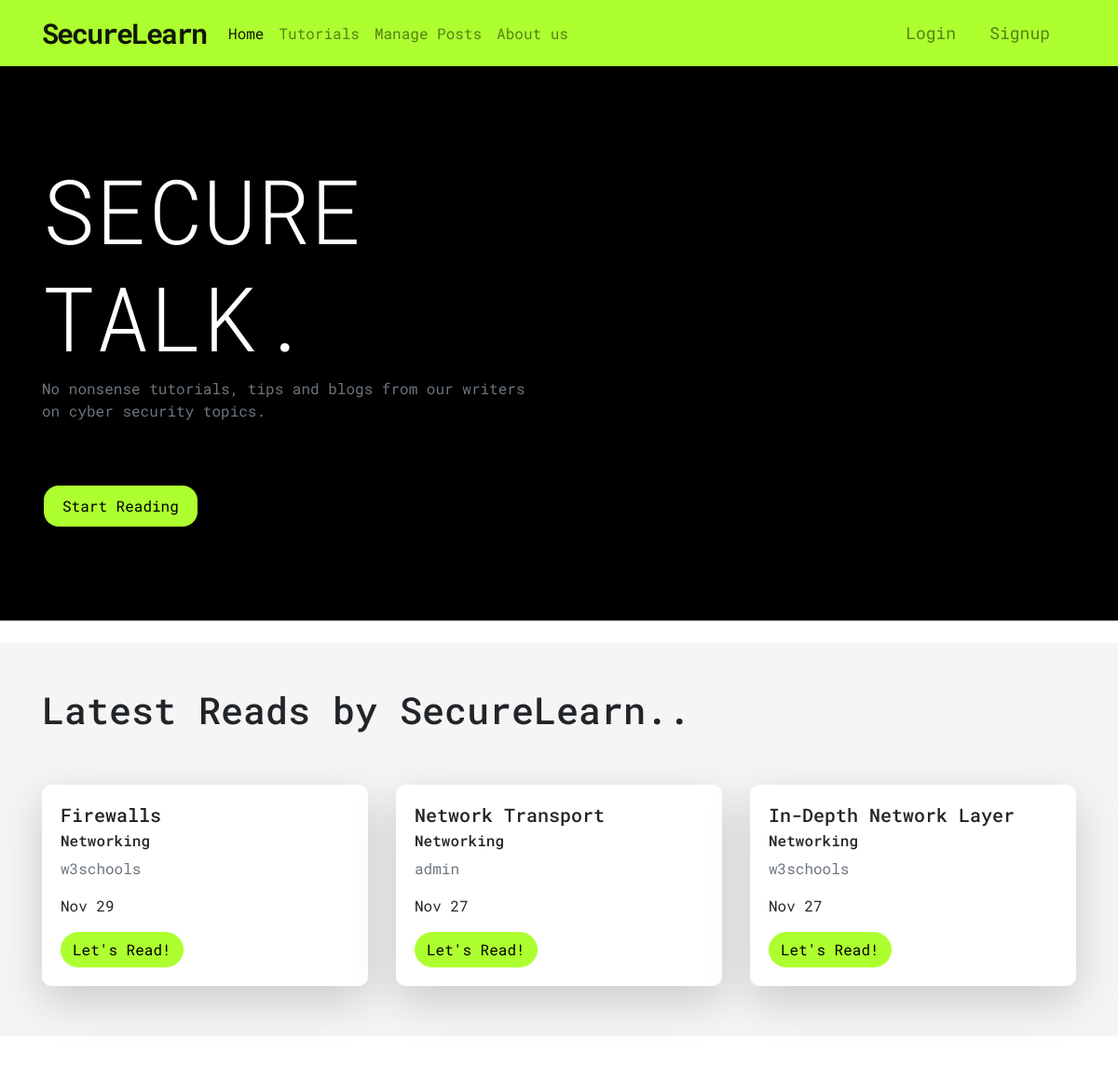
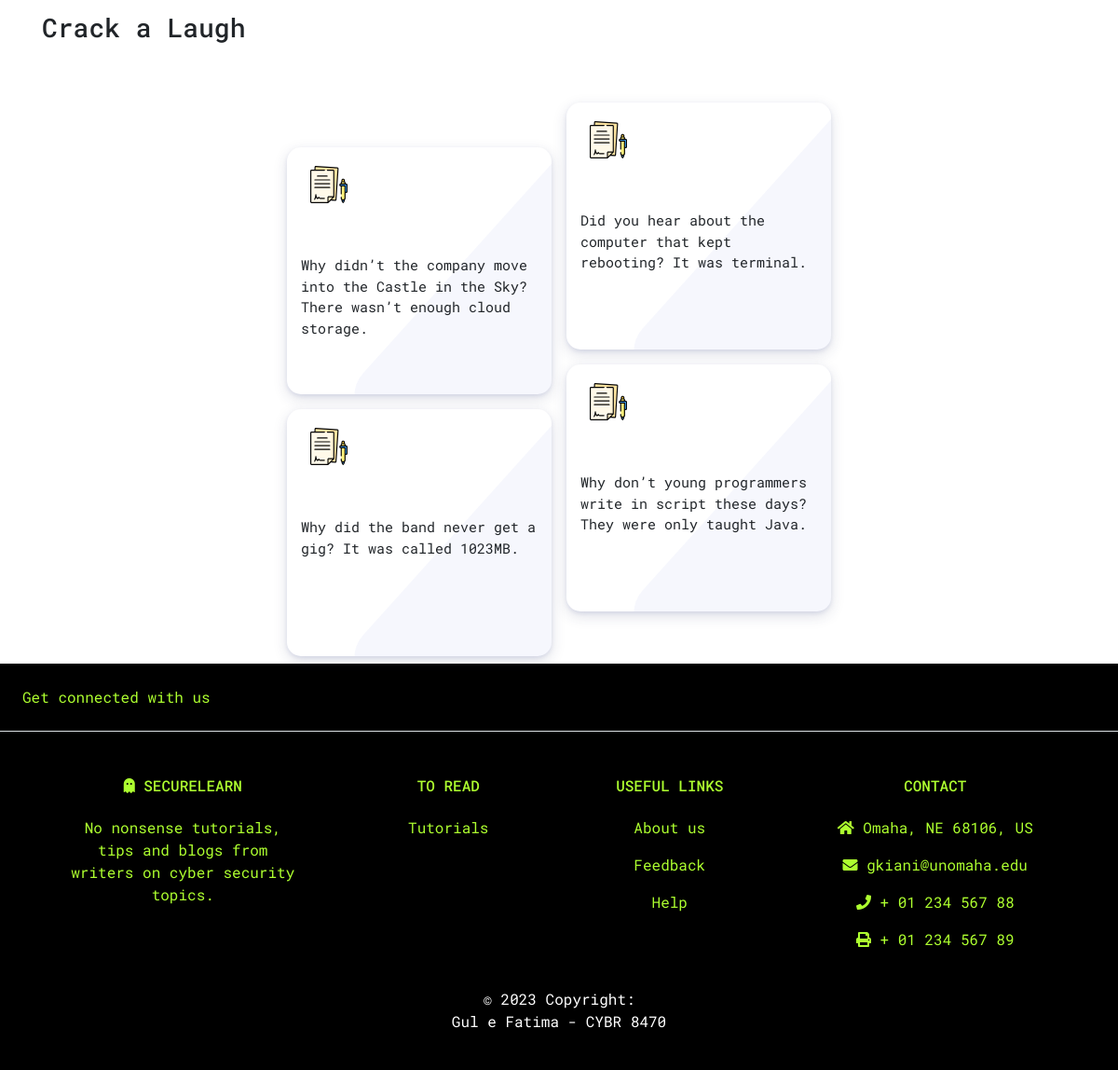
The page / on the database its author committed (2 pictures, top to bottom).
### securelearn/myapp/models.py (models this page shows, shortened)
class tutorial(models.Model):
    title = models.CharField(max_length=250)
    category = models.CharField(max_length=100)
    slug = models.SlugField(max_length=250, unique=True) #slug is a field meant to be used in URLs. A slug field in Django is used to store and generate valid URLs for your dynamically created web pages. A slug field in Django is created using the SlugField class. A slug field in Django is a field used to store and generate valid URLs for your dynamically created web pages.
    description = models.TextField()
    content = models.TextField()
    created_at= models.DateTimeField(auto_now_add=True, editable=False)
    updated_at= models.DateTimeField(auto_now=True, editable=False)
    image = models.ImageField(upload_to='tutorialimages/', null=True, blank=True)
    author = models.ForeignKey(User, on_delete=models.CASCADE, null=True, blank=True)
    average_rating = models.DecimalField(max_digits=3, decimal_places=2, default=0.0)
    '''
    This method will generate the absolute URL for a Tutorial instance,
        facilitating easy redirection and linking. It utilizes the reverse function
        to build the URL based on the 'post_single' URL pattern and the Tutorial's slug.
    '''
    def get_absolute_url(self):
        return reverse("post_single", args=[self.slug])
    class Meta:
        ordering = ['-created_at']

class joke(models.Model):
    joke = models.TextField()
    created_at = models.DateTimeField(auto_now_add=True, editable=False)
    updated_at = models.DateTimeField(auto_now=True, editable=False)
    class Meta:
        ordering = ['-created_at']

### securelearn/myapp/views.py (the view)
# urls.py: path('', views.HomeView, name='homepage'),
def HomeView(request):
    tutorials = tutorial.objects.all().order_by('-created_at')[:3]
    jokes = joke.objects.all().order_by('-created_at')[:4]
    context = {'tutorials': tutorials, 'jokes': jokes}
    return render(request, 'index.html', context)

### securelearn/myapp/templates/index.html (shortened to what this page needs)
{% extends "base/base.html" %}
{% block content %}
   {% include "base/navbar.html" %}
   {% include "base/splash.html" %}
   <div class="container-fluid" style="background-color:whitesmoke;">
      <div class="container mt-4">
         <br>
         <br>
         <h1 class="blink"> Latest Reads by SecureLearn..</h1>
         <br>
         <br>
         <div class="row">
            {% for tutorial in tutorials %}
            <div class="col-lg-4 mb-4">
               <div class="card shadow-lg card-hover-effect gradient-bg">
                     <div class="card-body">
                        <h5 class="card-title">{{ tutorial.title }}</h5>
                        <h6 class="card-subtitle mb-2 ">{{ tutorial.category}}</h6>
                        <p class="card-text text-muted">{{ tutorial.author }}</p>
                        <p class="card-text">{{ tutorial.created_at |date:"M d" }}</p>
                        <a href="{{ tutorial.get_absolute_url }}" class="btn btn-primary readme">Let's Read!</a>
                     </div>
               </div>
            </div>
            {% endfor %}
         </div>
      </div>
   </div>
   <div class="container pt-5">
   <h3>Crack a Laugh</h3>
   </div>
<br/><br/><br/><br/>
   <div class="section_our_solution">
      <div class="row">
        <div class="col-lg-12 col-md-12 col-sm-12">
          <div class="our_solution_category">
            <div class="solution_cards_box">
              <div class="solution_card">
                <div class="hover_color_bubble"></div>
                <div class="so_top_icon">
                </div>
                <div class="solu_description">
                  <p>
                     <br/><br/>
                    {{ jokes.0.joke }}
                  </p>
                </div>
              </div>
              <div class="solution_card">
                <div class="hover_color_bubble"></div>
                <div class="so_top_icon">
                </div>
                <div class="solu_description">
                  <p>
                     <br/><br/>
                     {{ jokes.1.joke }}
                  </p>
                </div>
              </div>
            </div>
            <div class="solution_cards_box sol_card_top_3">
              <div class="solution_card">
                <div class="hover_color_bubble"></div>
                <div class="so_top_icon">
                </div>
                <div class="solu_description">
                  <p>
                     <br/><br/>
                     {{ jokes.2.joke }}
                  </p>
                </div>
              </div>
              <div class="solution_card">
                <div class="hover_color_bubble"></div>
                <div class="so_top_icon">
                </div>
                <div class="solu_description">
                  <p>
                     <br/><br/>
                     {{ jokes.3.joke }}
                  </p>
                </div>
              </div>
            </div>
          </div>
        </div>
      </div>
    </div>
   {% include "base/footer.html" %}
{% endblock %}

### securelearn/static/css/main.css (style rules this page uses)
html, body { font-family: 'Roboto Mono', monospace; }
a { background-color: transparent; }
.card-hover-effect { transition: transform 0.3s, box-shadow 0.3s; }
.readme { color: black; background-color: greenyellow; border-color: greenyellow; border-radius: 20px; }
.text-muted { color: #555; }
.card { background-color: #fff; border-radius: 10px; border: none; position: relative; margin-bottom: 30px; box-shadow: 0 0.46875rem 2.1875rem rgba(90,97,105,0.1), 0 0.9375rem 1.40625rem rgba(90,97,105,0.1), 0 0.25rem 0.53125rem rgba(90,97,105,0.12), 0 0.125rem 0.1875rem rgba(90,97,105,0.1); }
.section_our_solution .row { align-items: center; }
.our_solution_category { display: flex; flex-direction: row; flex-wrap: wrap; }
.our_solution_category .solution_cards_box { display: flex; flex-direction: column; justify-content: center; }
.solution_cards_box .solution_card { flex: 0 50%; background: #fff; box-shadow: 0 2px 4px 0 rgba(136, 144, 195, 0.2), 0 5px 15px 0 rgba(37, 44, 97, 0.15); border-radius: 15px; margin: 8px; padding: 10px 15px; position: relative; z-index: 1; overflow: hidden; min-height: 265px; transition: 0.7s; }
.solution_cards_box .solution_card:before { content: ""; position: absolute; background: rgb(85 108 214 / 5%); width: 170px; height: 400px; z-index: -1; transform: rotate(42deg); right: -56px; top: -23px; border-radius: 35px; }
.solution_card .solu_description p { font-size: 15px; margin-bottom: 15px; }
.hover_color_bubble { position: absolute; background: rgb(54 81 207 / 15%); width: 100rem; height: 100rem; left: 0; right: 0; z-index: -1; top: 16rem; border-radius: 50%; transform: rotate(-36deg); left: -18rem; transition: 0.7s; }
.solution_cards_box .solution_card .so_top_icon { width: 60px; height: 60px; border-radius: 50%; background: #fff; overflow: hidden; display: flex; align-items: center; justify-content: center; }
@media screen and (min-width: 320px) { .sol_card_top_3 { position: relative; top: 0; } }
@media screen and (min-width: 320px) { .our_solution_category { width: 100%; margin: 0 auto; } }
@media screen and (min-width: 320px) { .our_solution_category .solution_cards_box { flex: auto; } }
@media only screen and (min-width: 768px) { .our_solution_category .solution_cards_box { flex: 1; } }
@media only screen and (min-width: 1024px) { .sol_card_top_3 { position: relative; top: -3rem; } }
@media only screen and (min-width: 1024px) { .our_solution_category { width: 50%; margin: 0 auto; } }

### securelearn/myapp/templates/index.html (style rules this page uses)
.blink { animation: blink-animation 1s steps(5, start) infinite; -webkit-animation: blink-animation 1s steps(5, start) infinite; }

### rows shown on the page
tutorial: title "Firewalls", category "Networking", author "w3schools", created_at "Nov 29"
tutorial: title "Network Transport", category "Networking", author "admin", created_at "Nov 27"
tutorial: title "In-Depth Network Layer", category "Networking", author "w3schools", created_at "Nov 27"
joke: joke "Why didn’t the company move into the Castle in the Sky? There wasn’t enough cloud storage."
joke: joke "Why did the band never get a gig? It was called 1023MB."
joke: joke "Did you hear about the computer that kept rebooting? It was terminal."
joke: joke "Why don’t young programmers write in script these days? They were only taught Java."
